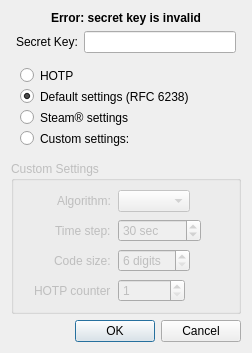
<?xml version="1.0" encoding="UTF-8"?>
<ui version="4.0">
 <class>TotpSetupDialog</class>
 <widget class="QDialog" name="TotpSetupDialog">
  <property name="geometry">
   <rect>
    <x>0</x>
    <y>0</y>
    <width>252</width>
    <height>289</height>
   </rect>
  </property>
  <property name="windowTitle">
   <string>Setup TOTP</string>
  </property>
  <layout class="QVBoxLayout" name="verticalLayout">
   <item>
    <widget class="QLabel" name="invalidKeyLabel">
     <property name="font">
      <font>
       <weight>75</weight>
       <bold>true</bold>
      </font>
     </property>
     <property name="text">
      <string>Error: secret key is invalid</string>
     </property>
     <property name="alignment">
      <set>Qt::AlignCenter</set>
     </property>
    </widget>
   </item>
   <item>
    <layout class="QHBoxLayout" name="horizontalLayout_2">
     <property name="leftMargin">
      <number>5</number>
     </property>
     <property name="rightMargin">
      <number>5</number>
     </property>
     <item>
      <widget class="QLabel" name="label_3">
       <property name="text">
        <string>Secret Key:</string>
       </property>
      </widget>
     </item>
     <item>
      <widget class="QLineEdit" name="seedEdit">
       <property name="sizePolicy">
        <sizepolicy hsizetype="MinimumExpanding" vsizetype="Fixed">
         <horstretch>0</horstretch>
         <verstretch>0</verstretch>
        </sizepolicy>
       </property>
       <property name="minimumSize">
        <size>
         <width>150</width>
         <height>0</height>
        </size>
       </property>
       <property name="toolTip">
        <string>Secret key must be in Base32 format</string>
       </property>
       <property name="accessibleName">
        <string>Secret key field</string>
       </property>
      </widget>
     </item>
    </layout>
   </item>
   <item>
    <widget class="QGroupBox" name="groupBox">
     <property name="styleSheet">
      <string notr="true">border:none</string>
     </property>
     <property name="title">
      <string/>
     </property>
     <property name="flat">
      <bool>false</bool>
     </property>
     <property name="checkable">
      <bool>false</bool>
     </property>
     <layout class="QVBoxLayout" name="verticalLayout_3">
      <item>
       <widget class="QRadioButton" name="radioHOTP">
        <property name="text">
         <string>HOTP</string>
        </property>
        <attribute name="buttonGroup">
         <string notr="true">settingsButtonGroup</string>
        </attribute>
       </widget>
       </item>
       <item>
       <widget class="QRadioButton" name="radioDefault">
        <property name="text">
         <string>Default settings (RFC 6238)</string>
        </property>
        <property name="checked">
         <bool>true</bool>
        </property>
        <attribute name="buttonGroup">
         <string notr="true">settingsButtonGroup</string>
        </attribute>
       </widget>
      </item>
      <item>
       <widget class="QRadioButton" name="radioSteam">
        <property name="text">
         <string>Steam® settings</string>
        </property>
        <attribute name="buttonGroup">
         <string notr="true">settingsButtonGroup</string>
        </attribute>
       </widget>
      </item>
      <item>
       <widget class="QRadioButton" name="radioCustom">
        <property name="text">
         <string>Custom settings:</string>
        </property>
        <attribute name="buttonGroup">
         <string notr="true">settingsButtonGroup</string>
        </attribute>
       </widget>
      </item>
     </layout>
    </widget>
   </item>
   <item>
    <widget class="QGroupBox" name="customSettingsGroup">
     <property name="enabled">
      <bool>false</bool>
     </property>
     <property name="title">
      <string>Custom Settings</string>
     </property>
     <layout class="QFormLayout" name="formLayout_3">
      <property name="fieldGrowthPolicy">
       <enum>QFormLayout::ExpandingFieldsGrow</enum>
      </property>
      <property name="rowWrapPolicy">
       <enum>QFormLayout::DontWrapRows</enum>
      </property>
      <property name="labelAlignment">
       <set>Qt::AlignRight|Qt::AlignTop|Qt::AlignTrailing</set>
      </property>
      <property name="horizontalSpacing">
       <number>7</number>
      </property>
      <property name="verticalSpacing">
       <number>7</number>
      </property>
      <property name="leftMargin">
       <number>20</number>
      </property>
      <property name="rightMargin">
       <number>20</number>
      </property>
      <item row="1" column="0">
       <widget class="QLabel" name="algorithmLabel">
        <property name="text">
         <string>Algorithm:</string>
        </property>
       </widget>
      </item>
      <item row="1" column="1">
       <widget class="QComboBox" name="algorithmComboBox"/>
      </item>
      <item row="2" column="0">
       <widget class="QLabel" name="stepLabel">
        <property name="text">
         <string>Time step:</string>
        </property>
       </widget>
      </item>
      <item row="2" column="1">
       <widget class="QSpinBox" name="stepSpinBox">
        <property name="accessibleName">
         <string>Time step field</string>
        </property>
        <property name="suffix">
         <string comment="Seconds"> sec</string>
        </property>
        <property name="minimum">
         <number>1</number>
        </property>
        <property name="maximum">
         <number>86400</number>
        </property>
        <property name="value">
         <number>30</number>
        </property>
       </widget>
      </item>
      <item row="3" column="0">
       <widget class="QLabel" name="digitsLabel">
        <property name="text">
         <string>Code size:</string>
        </property>
       </widget>
      </item>
      <item row="3" column="1">
       <widget class="QSpinBox" name="digitsSpinBox">
        <property name="suffix">
         <string> digits</string>
        </property>
        <property name="minimum">
         <number>6</number>
        </property>
        <property name="maximum">
         <number>10</number>
        </property>
        <property name="singleStep">
         <number>1</number>
        </property>
       </widget>
      </item>
      <item row="4" column="0">
       <widget class="QLabel" name="hotpCounterLabel">
        <property name="text">
         <string>HOTP counter</string>
        </property>
       </widget>
      </item>
      <item row="4" column="1">
       <widget class="QSpinBox" name="HotpCounterSpinBox">
        <property name="minimum">
         <number>1</number>
        </property>
        <property name="maximum">
         <number>2147483647</number>
        </property>
       </widget>
      </item>
     </layout>
    </widget>
   </item>
   <item>
    <widget class="QDialogButtonBox" name="buttonBox">
     <property name="orientation">
      <enum>Qt::Horizontal</enum>
     </property>
     <property name="standardButtons">
      <set>QDialogButtonBox::Cancel|QDialogButtonBox::Ok</set>
     </property>
    </widget>
   </item>
  </layout>
  <zorder>customSettingsGroup</zorder>
  <zorder>buttonBox</zorder>
  <zorder>groupBox</zorder>
  <zorder>invalidKeyLabel</zorder>
 </widget>
 <tabstops>
  <tabstop>seedEdit</tabstop>
  <tabstop>radioDefault</tabstop>
  <tabstop>radioSteam</tabstop>
  <tabstop>radioCustom</tabstop>
  <tabstop>algorithmComboBox</tabstop>
  <tabstop>stepSpinBox</tabstop>
  <tabstop>digitsSpinBox</tabstop>
 </tabstops>
 <resources/>
 <connections/>
 <buttongroups>
  <buttongroup name="settingsButtonGroup"/>
 </buttongroups>
</ui>
